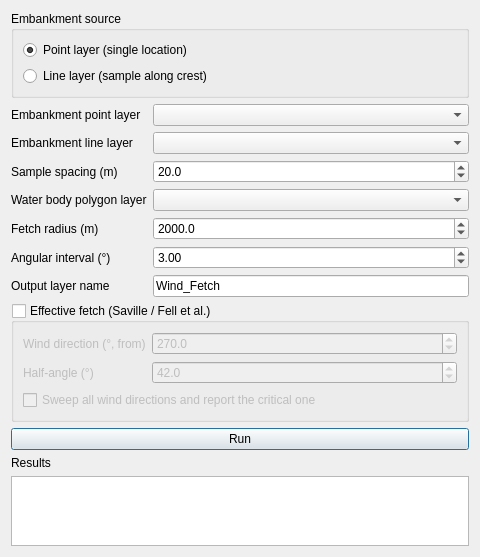
<?xml version="1.0" encoding="UTF-8"?>
<ui version="4.0">
 <class>WindFetchDialogBase</class>
 <widget class="QDialog" name="WindFetchDialogBase">
  <property name="geometry">
   <rect><x>0</x><y>0</y><width>480</width><height>520</height></rect>
  </property>
  <property name="windowTitle">
   <string>Wind Fetch Calculator</string>
  </property>
  <layout class="QVBoxLayout" name="verticalLayout">
   <item>
    <widget class="QGroupBox" name="grpMode">
     <property name="title"><string>Embankment source</string></property>
     <layout class="QVBoxLayout" name="modeLayout">
      <item>
       <widget class="QRadioButton" name="radPoint">
        <property name="text"><string>Point layer (single location)</string></property>
        <property name="checked"><bool>true</bool></property>
       </widget>
      </item>
      <item>
       <widget class="QRadioButton" name="radLine">
        <property name="text"><string>Line layer (sample along crest)</string></property>
       </widget>
      </item>
     </layout>
    </widget>
   </item>
   <item>
    <layout class="QFormLayout" name="formLayout">
     <item row="0" column="0">
      <widget class="QLabel" name="lblPoint"><property name="text"><string>Embankment point layer</string></property></widget>
     </item>
     <item row="0" column="1">
      <widget class="QgsMapLayerComboBox" name="cmbPointLayer"/>
     </item>
     <item row="1" column="0">
      <widget class="QLabel" name="lblLine"><property name="text"><string>Embankment line layer</string></property></widget>
     </item>
     <item row="1" column="1">
      <widget class="QgsMapLayerComboBox" name="cmbLineLayer"/>
     </item>
     <item row="2" column="0">
      <widget class="QLabel" name="lblSpacing"><property name="text"><string>Sample spacing (m)</string></property></widget>
     </item>
     <item row="2" column="1">
      <widget class="QDoubleSpinBox" name="spnSpacing">
       <property name="minimum"><double>0.1</double></property>
       <property name="maximum"><double>10000.0</double></property>
       <property name="value"><double>20.0</double></property>
       <property name="decimals"><number>1</number></property>
      </widget>
     </item>
     <item row="3" column="0">
      <widget class="QLabel" name="lblPoly"><property name="text"><string>Water body polygon layer</string></property></widget>
     </item>
     <item row="3" column="1">
      <widget class="QgsMapLayerComboBox" name="cmbPolyLayer"/>
     </item>
     <item row="4" column="0">
      <widget class="QLabel" name="lblRadius"><property name="text"><string>Fetch radius (m)</string></property></widget>
     </item>
     <item row="4" column="1">
      <widget class="QDoubleSpinBox" name="spnRadius">
       <property name="minimum"><double>1.0</double></property>
       <property name="maximum"><double>100000.0</double></property>
       <property name="value"><double>2000.0</double></property>
       <property name="decimals"><number>1</number></property>
      </widget>
     </item>
     <item row="5" column="0">
      <widget class="QLabel" name="lblInterval"><property name="text"><string>Angular interval (°)</string></property></widget>
     </item>
     <item row="5" column="1">
      <widget class="QDoubleSpinBox" name="spnInterval">
       <property name="minimum"><double>0.1</double></property>
       <property name="maximum"><double>90.0</double></property>
       <property name="value"><double>3.0</double></property>
       <property name="decimals"><number>2</number></property>
      </widget>
     </item>
     <item row="6" column="0">
      <widget class="QLabel" name="lblOutput"><property name="text"><string>Output layer name</string></property></widget>
     </item>
     <item row="6" column="1">
      <widget class="QLineEdit" name="txtOutput">
       <property name="text"><string>Wind_Fetch</string></property>
      </widget>
     </item>
    </layout>
   </item>
   <item>
    <widget class="QGroupBox" name="grpEff">
     <property name="title"><string>Effective fetch (Saville / Fell et al.)</string></property>
     <property name="checkable"><bool>true</bool></property>
     <property name="checked"><bool>false</bool></property>
     <layout class="QFormLayout" name="effLayout">
      <item row="0" column="0">
       <widget class="QLabel" name="lblWindDir"><property name="text"><string>Wind direction (°, from)</string></property></widget>
      </item>
      <item row="0" column="1">
       <widget class="QDoubleSpinBox" name="spnWindDir">
        <property name="minimum"><double>0.0</double></property>
        <property name="maximum"><double>359.99</double></property>
        <property name="value"><double>270.0</double></property>
        <property name="decimals"><number>1</number></property>
       </widget>
      </item>
      <item row="1" column="0">
       <widget class="QLabel" name="lblHalfAngle"><property name="text"><string>Half-angle (°)</string></property></widget>
      </item>
      <item row="1" column="1">
       <widget class="QDoubleSpinBox" name="spnHalfAngle">
        <property name="minimum"><double>1.0</double></property>
        <property name="maximum"><double>90.0</double></property>
        <property name="value"><double>42.0</double></property>
        <property name="decimals"><number>1</number></property>
       </widget>
      </item>
      <item row="2" column="0" colspan="2">
       <widget class="QCheckBox" name="chkSweep">
        <property name="text"><string>Sweep all wind directions and report the critical one</string></property>
       </widget>
      </item>
     </layout>
    </widget>
   </item>
   <item>
    <widget class="QPushButton" name="btnRun"><property name="text"><string>Run</string></property></widget>
   </item>
   <item>
    <widget class="QLabel" name="lblSummary"><property name="text"><string>Results</string></property></widget>
   </item>
   <item>
    <widget class="QPlainTextEdit" name="txtSummary">
     <property name="readOnly"><bool>true</bool></property>
    </widget>
   </item>
  </layout>
 </widget>
 <customwidgets>
  <customwidget>
   <class>QgsMapLayerComboBox</class>
   <extends>QComboBox</extends>
   <header>qgsmaplayercombobox.h</header>
  </customwidget>
 </customwidgets>
 <resources/>
 <connections/>
</ui>
